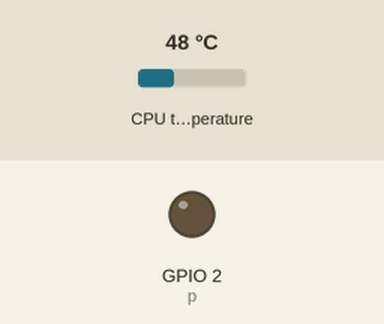
Bench run of a program on a simulated Raspberry Pi (BCM pin numbers). Shown: output pins drawn as LEDs (lit = HIGH). The inputs (shaded band) are chosen by the test bench; at power-on: CPU temperature 48 °C.

Above: at 1.2 s.
1.3 s: CPU temperature set to 67 °C
At 6.3 s:
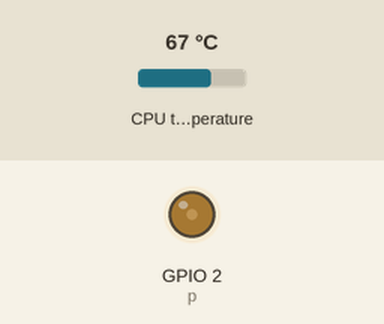
8.8 s: CPU temperature set to 70 °C
16.3 s: CPU temperature set to 71 °C
At 20.6 s:
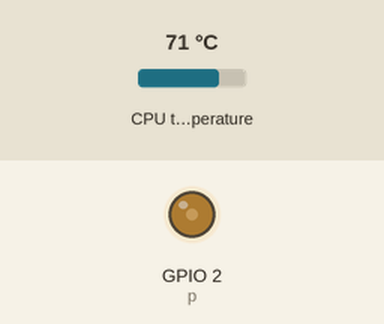
Timing chart, 0 to 22.1 s (numbered marks = the images above; inputs shaded):
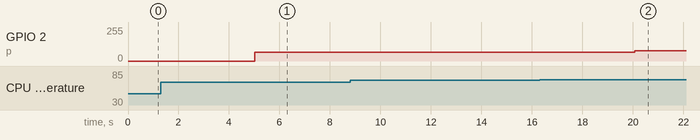

The program:

fan.py
```python
import RPi.GPIO as GPIO
import time
import os
# Islemci sicakligi bilgisini aliyoruz.
def getCPUtemp(): #getCPUtemp degiskenine yazdiriyoruz.
    cTemp = os.popen('vcgencmd measure_temp').readline()
    return float(cTemp.replace("temp=","").replace("'C\n",""))

GPIO.setmode(GPIO.BCM)
GPIO.setup(2,GPIO.OUT)
GPIO.setwarnings(False)
p=GPIO.PWM(2,100)

while True:
    time.sleep(5) # Islemciyi cok mesgul etmemek icin 5 saniye bekleme koyuyoruz.
    CPU_temp = getCPUtemp()
    if CPU_temp > 90.0: #Eger islemci sicakligi 90 derece ustundeyse...
         p.start(100)   #Fani tam devir dondur..
    elif (CPU_temp < 89.0 and CPU_temp >80.0): #Eger islemci 89 ile 80 derece arasindaysa
	 p.start(35) #Fani %35 devirle dondur gibi.....
    elif (CPU_temp < 79.0 and CPU_temp > 70.0):
	 p.start(30)
    elif (CPU_temp < 69.0 and CPU_temp > 60.0):
	 p.start(25)
    elif (CPU_temp < 59.0 and CPU_temp > 50.0):
	 p.start(20)
    elif (CPU_temp < 49.0 and CPU_temp > 40.0):
         p.start(15)
    elif (CPU_temp < 39.0 and CPU_temp > 35.0):
	 p.start(10)
    elif (CPU_temp < 34.0 and CPU_temp > 0.0): #35 derece altinda ise fani kapat...
         p.start(0)

GPIO.cleanup()
```

Measured:
- after the input at 1.3 s, GPIO 2 (p): 0/255 → 64/255 after 3.7 s
- after the input at 8.8 s, every drawn part: stays the same
- after the input at 16.3 s, GPIO 2 (p): 64/255 → 77/255 after 3.8 s
